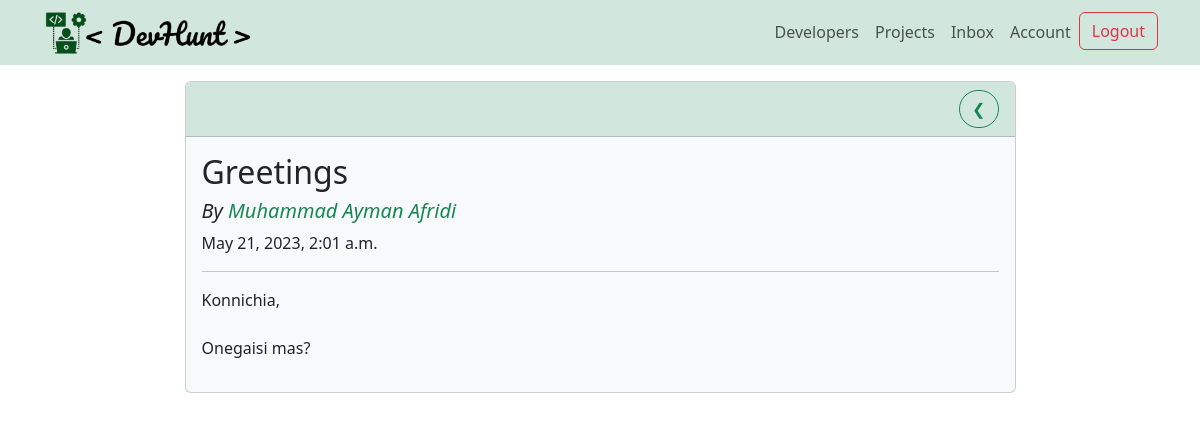
The app's page /message/5399651a-003c-482e-8822-458599806f35/ (signed in) with its own data.
### users/models.py (models this page shows, shortened)
class Message(models.Model):
    sender = models.ForeignKey(
        Profile, on_delete=models.SET_NULL, null=True, blank=True)
    recipient = models.ForeignKey(
        Profile, on_delete=models.SET_NULL, null=True, blank=True, related_name='messages')
    name = models.CharField(max_length=200, null=True, blank=True)
    email = models.EmailField(max_length=200, null=True, blank=True)
    subject = models.CharField(max_length=200, null=True, blank=True)
    body = models.TextField()
    is_read = models.BooleanField(default=False, null=True)
    created_at = models.DateTimeField(auto_now_add=True)
    id = models.UUIDField(default=uuid.uuid4, unique=True,
                          primary_key=True, editable=False)
    class Meta:
        ordering = ['is_read', '-created_at']

class Profile(models.Model):
    user = models.OneToOneField(
        User, on_delete=models.CASCADE, blank=True, null=True)
    name = models.CharField(max_length=255, blank=True, null=True)
    email = models.EmailField(max_length=500, blank=True, null=True)
    username = models.CharField(max_length=255, blank=True, null=True)
    short_intro = models.CharField(max_length=200, blank=True, null=True)
    location = models.CharField(max_length=200, blank=True, null=True)
    bio = models.TextField(blank=True, null=True)
    profile_image = models.ImageField(
        blank=True, null=True, upload_to='profiles/', default='profiles/user-default.png')
    social_github = models.CharField(max_length=200, blank=True, null=True)
    social_twitter = models.CharField(max_length=200, blank=True, null=True)
    social_linkedin = models.CharField(max_length=200, blank=True, null=True)
    social_youtube = models.CharField(max_length=200, blank=True, null=True)
    social_website = models.CharField(max_length=200, blank=True, null=True)
    created_at = models.DateTimeField(auto_now_add=True)
    id = models.UUIDField(default=uuid.uuid4, unique=True,
                          primary_key=True, editable=False)
    class Meta:
        ordering = ['created_at']

### users/views.py (the view)
# urls.py: path('message/<str:pk>/', views.viewMessage, name='message'),
@login_required(login_url='login')
def viewMessage(request, pk):
    profile = request.user.profile
    message = profile.messages.get(id=pk)
    if message.is_read == False:
        message.is_read = True
        message.save()
    context = {
        'message': message
    }
    return render(request, 'users/message.html', context)

### users/templates/users/message.html
{% extends 'main.html' %}
{% block content %}
<div class="container mt-3">
    <div class="row justify-content-center">
      <div class="col-md-9">
        <div class="card bg-light">
          <div class="card-header bg-success-subtle d-flex justify-content-end align-items-center">
            <a class='btn btn-outline-success rounded-pill'  href="{% url 'inbox' %}"> &#10094 </a>
          </div>
          <div class="card-body " >
            <h2>{{message.subject}}</h2>
            {% if message.sender %}
            <h5 class="fst-italic">By <a href="{% url 'profile' message.sender.id %}" class="text-decoration-none text-success ">{{message.sender.name}}</a></h5>
            {% else %}
            <h5 class="text-success fst-italic" >By {{message.name}}</h5>
            {% endif %}
            <p>{{message.created_at}}</p>
            <hr>
            <p>{{message.body|linebreaksbr}}</p>
          </div>
        </div>
      </div>
    </div>
  </div>
{% endblock content %}

### records on screen
Message: subject "Greetings", sender.name "Muhammad Ayman Afridi", created_at "May 21, 2023, 2:01 a.m.", body "Konnichia, Onegaisi mas?"
